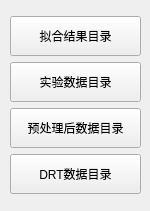
<?xml version="1.0" encoding="UTF-8"?>
<ui version="4.0">
 <class>OpenDirDialog</class>
 <widget class="QWidget" name="OpenDirDialog">
  <property name="geometry">
   <rect>
    <x>0</x>
    <y>0</y>
    <width>150</width>
    <height>211</height>
   </rect>
  </property>
  <property name="windowTitle">
   <string>打开目录</string>
  </property>
  <widget class="QWidget" name="">
   <property name="geometry">
    <rect>
     <x>10</x>
     <y>10</y>
     <width>131</width>
     <height>191</height>
    </rect>
   </property>
   <layout class="QVBoxLayout" name="ButtonsLayout">
    <property name="spacing">
     <number>0</number>
    </property>
    <item>
     <widget class="QPushButton" name="ResultButton">
      <property name="minimumSize">
       <size>
        <width>0</width>
        <height>40</height>
       </size>
      </property>
      <property name="text">
       <string>拟合结果目录</string>
      </property>
     </widget>
    </item>
    <item>
     <widget class="QPushButton" name="ExpDataButton">
      <property name="minimumSize">
       <size>
        <width>0</width>
        <height>40</height>
       </size>
      </property>
      <property name="text">
       <string>实验数据目录</string>
      </property>
     </widget>
    </item>
    <item>
     <widget class="QPushButton" name="ProcessedDataButton">
      <property name="minimumSize">
       <size>
        <width>0</width>
        <height>40</height>
       </size>
      </property>
      <property name="text">
       <string>预处理后数据目录</string>
      </property>
     </widget>
    </item>
    <item>
     <widget class="QPushButton" name="DRTDataButton">
      <property name="minimumSize">
       <size>
        <width>0</width>
        <height>40</height>
       </size>
      </property>
      <property name="text">
       <string>DRT数据目录</string>
      </property>
     </widget>
    </item>
   </layout>
  </widget>
 </widget>
 <tabstops>
  <tabstop>ResultButton</tabstop>
  <tabstop>ExpDataButton</tabstop>
  <tabstop>ProcessedDataButton</tabstop>
  <tabstop>DRTDataButton</tabstop>
 </tabstops>
 <resources/>
 <connections>
  <connection>
   <sender>ResultButton</sender>
   <signal>clicked()</signal>
   <receiver>OpenDirDialog</receiver>
   <slot>openResultDir()</slot>
   <hints>
    <hint type="sourcelabel">
     <x>55</x>
     <y>36</y>
    </hint>
    <hint type="destinationlabel">
     <x>18</x>
     <y>-9</y>
    </hint>
   </hints>
  </connection>
  <connection>
   <sender>ProcessedDataButton</sender>
   <signal>clicked()</signal>
   <receiver>OpenDirDialog</receiver>
   <slot>openProcessedDataDir()</slot>
   <hints>
    <hint type="sourcelabel">
     <x>79</x>
     <y>129</y>
    </hint>
    <hint type="destinationlabel">
     <x>-1</x>
     <y>59</y>
    </hint>
   </hints>
  </connection>
  <connection>
   <sender>ExpDataButton</sender>
   <signal>clicked()</signal>
   <receiver>OpenDirDialog</receiver>
   <slot>openExpDataDir()</slot>
   <hints>
    <hint type="sourcelabel">
     <x>54</x>
     <y>77</y>
    </hint>
    <hint type="destinationlabel">
     <x>-4</x>
     <y>111</y>
    </hint>
   </hints>
  </connection>
  <connection>
   <sender>DRTDataButton</sender>
   <signal>clicked()</signal>
   <receiver>OpenDirDialog</receiver>
   <slot>openDRTDataDir()</slot>
   <hints>
    <hint type="sourcelabel">
     <x>86</x>
     <y>181</y>
    </hint>
    <hint type="destinationlabel">
     <x>-2</x>
     <y>164</y>
    </hint>
   </hints>
  </connection>
 </connections>
 <slots>
  <slot>openResultDir()</slot>
  <slot>openProcessedDataDir()</slot>
  <slot>openExpDataDir()</slot>
  <slot>openDRTDataDir()</slot>
 </slots>
</ui>
